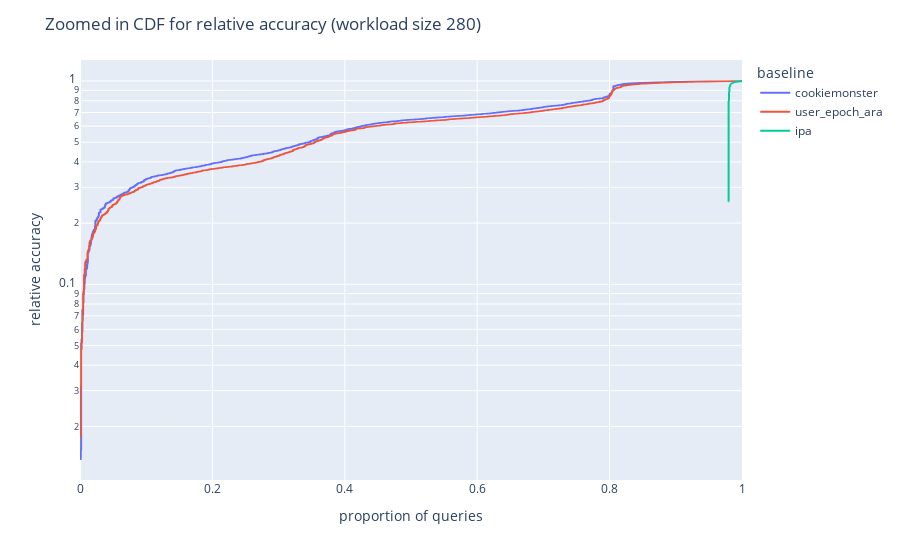
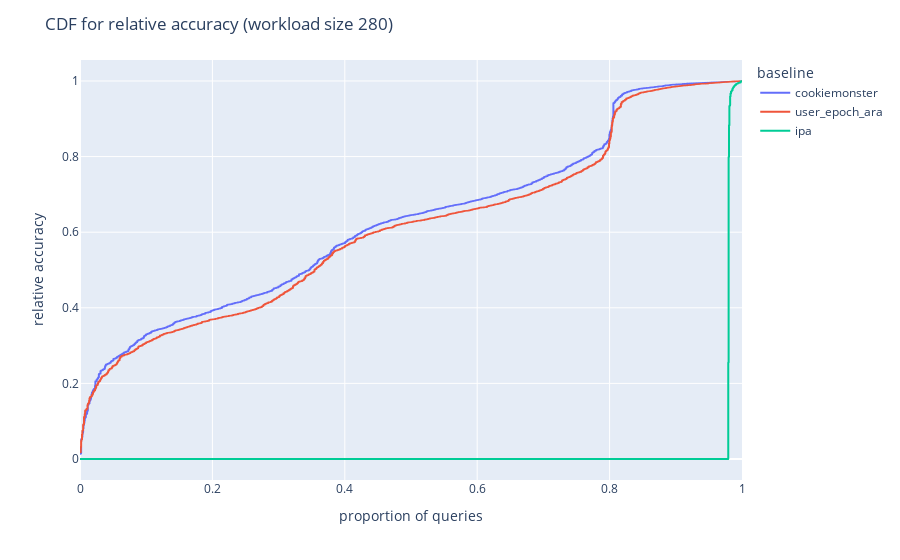

Source (notebook cell) for these figures, in order:
### Code cell
for log_y in [True, False]:
    workload_size = 280
    title = (
        f"Zoomed in CDF for relative accuracy (workload size {workload_size})"
        if log_y else
        f"CDF for relative accuracy (workload size {workload_size})"
    )
    filename = (
        f"cdf_zoomed_relative_accuracy_ws_{workload_size}"
        if log_y else
        f"cdf_relative_accuracy_ws_{workload_size}"
    )
    figcdf = px.ecdf(
        p.loc[(p.requested_workload_size == workload_size) & (p.e2e_bias_accuracy >= 0)],
        y="e2e_bias_accuracy",
        orientation='h',
        color="baseline",
        log_y=log_y,
        
    )
    figcdf.update_layout(
        title=title,
        xaxis_title="proportion of queries",
        yaxis_title="relative accuracy"
    )
    figcdf.show()
    figcdf.write_image(f"./large/{filename}.png")

### Figure 1 — Plotly figure (JSON) as saved in the notebook; plotly's stock layout.template omitted (floating-point values rounded to 4 significant figures; data arrays with more than 128 entries replaced by an {"elided": "..."} marker saying what was removed)
{"data": [{"hovertemplate": "baseline=cookiemonster<br>probability=%{x}<br>e2e_bias_accuracy=%{y}<extra></extra>", "legendgroup": "cookiemonster", "line": {"dash": "solid", "shape": "hv"}, "marker": {"color": "#636efa", "symbol": "circle"}, "mode": "lines", "name": "cookiemonster", "showlegend": true, "type": "scattergl", "x": {"elided": "1678 float values"}, "xaxis": "x", "y": {"elided": "1678 float values"}, "yaxis": "y"}, {"hovertemplate": "baseline=user_epoch_ara<br>probability=%{x}<br>e2e_bias_accuracy=%{y}<extra></extra>", "legendgroup": "user_epoch_ara", "line": {"dash": "solid", "shape": "hv"}, "marker": {"color": "#EF553B", "symbol": "circle"}, "mode": "lines", "name": "user_epoch_ara", "showlegend": true, "type": "scattergl", "x": {"elided": "1672 float values"}, "xaxis": "x", "y": {"elided": "1672 float values"}, "yaxis": "y"}, {"hovertemplate": "baseline=ipa<br>probability=%{x}<br>e2e_bias_accuracy=%{y}<extra></extra>", "legendgroup": "ipa", "line": {"dash": "solid", "shape": "hv"}, "marker": {"color": "#00cc96", "symbol": "circle"}, "mode": "lines", "name": "ipa", "showlegend": true, "type": "scattergl", "x": {"elided": "1680 float values"}, "xaxis": "x", "y": {"elided": "1680 float values"}, "yaxis": "y"}], "layout": {"legend": {"title": {"text": "baseline"}, "tracegroupgap": 0}, "margin": {"t": 60}, "title": {"text": "Zoomed in CDF for relative accuracy (workload size 280)"}, "xaxis": {"anchor": "y", "domain": [0, 1], "rangemode": "tozero", "title": {"text": "proportion of queries"}}, "yaxis": {"anchor": "x", "domain": [0, 1], "title": {"text": "relative accuracy"}, "type": "log"}}}

### Figure 2 — Plotly figure (JSON) as saved in the notebook; plotly's stock layout.template omitted (floating-point values rounded to 4 significant figures; data arrays with more than 128 entries replaced by an {"elided": "..."} marker saying what was removed)
{"data": [{"hovertemplate": "baseline=cookiemonster<br>probability=%{x}<br>e2e_bias_accuracy=%{y}<extra></extra>", "legendgroup": "cookiemonster", "line": {"dash": "solid", "shape": "hv"}, "marker": {"color": "#636efa", "symbol": "circle"}, "mode": "lines", "name": "cookiemonster", "showlegend": true, "type": "scattergl", "x": {"elided": "1678 float values"}, "xaxis": "x", "y": {"elided": "1678 float values"}, "yaxis": "y"}, {"hovertemplate": "baseline=user_epoch_ara<br>probability=%{x}<br>e2e_bias_accuracy=%{y}<extra></extra>", "legendgroup": "user_epoch_ara", "line": {"dash": "solid", "shape": "hv"}, "marker": {"color": "#EF553B", "symbol": "circle"}, "mode": "lines", "name": "user_epoch_ara", "showlegend": true, "type": "scattergl", "x": {"elided": "1672 float values"}, "xaxis": "x", "y": {"elided": "1672 float values"}, "yaxis": "y"}, {"hovertemplate": "baseline=ipa<br>probability=%{x}<br>e2e_bias_accuracy=%{y}<extra></extra>", "legendgroup": "ipa", "line": {"dash": "solid", "shape": "hv"}, "marker": {"color": "#00cc96", "symbol": "circle"}, "mode": "lines", "name": "ipa", "showlegend": true, "type": "scattergl", "x": {"elided": "1680 float values"}, "xaxis": "x", "y": {"elided": "1680 float values"}, "yaxis": "y"}], "layout": {"legend": {"title": {"text": "baseline"}, "tracegroupgap": 0}, "margin": {"t": 60}, "title": {"text": "CDF for relative accuracy (workload size 280)"}, "xaxis": {"anchor": "y", "domain": [0, 1], "rangemode": "tozero", "title": {"text": "proportion of queries"}}, "yaxis": {"anchor": "x", "domain": [0, 1], "title": {"text": "relative accuracy"}}}}
